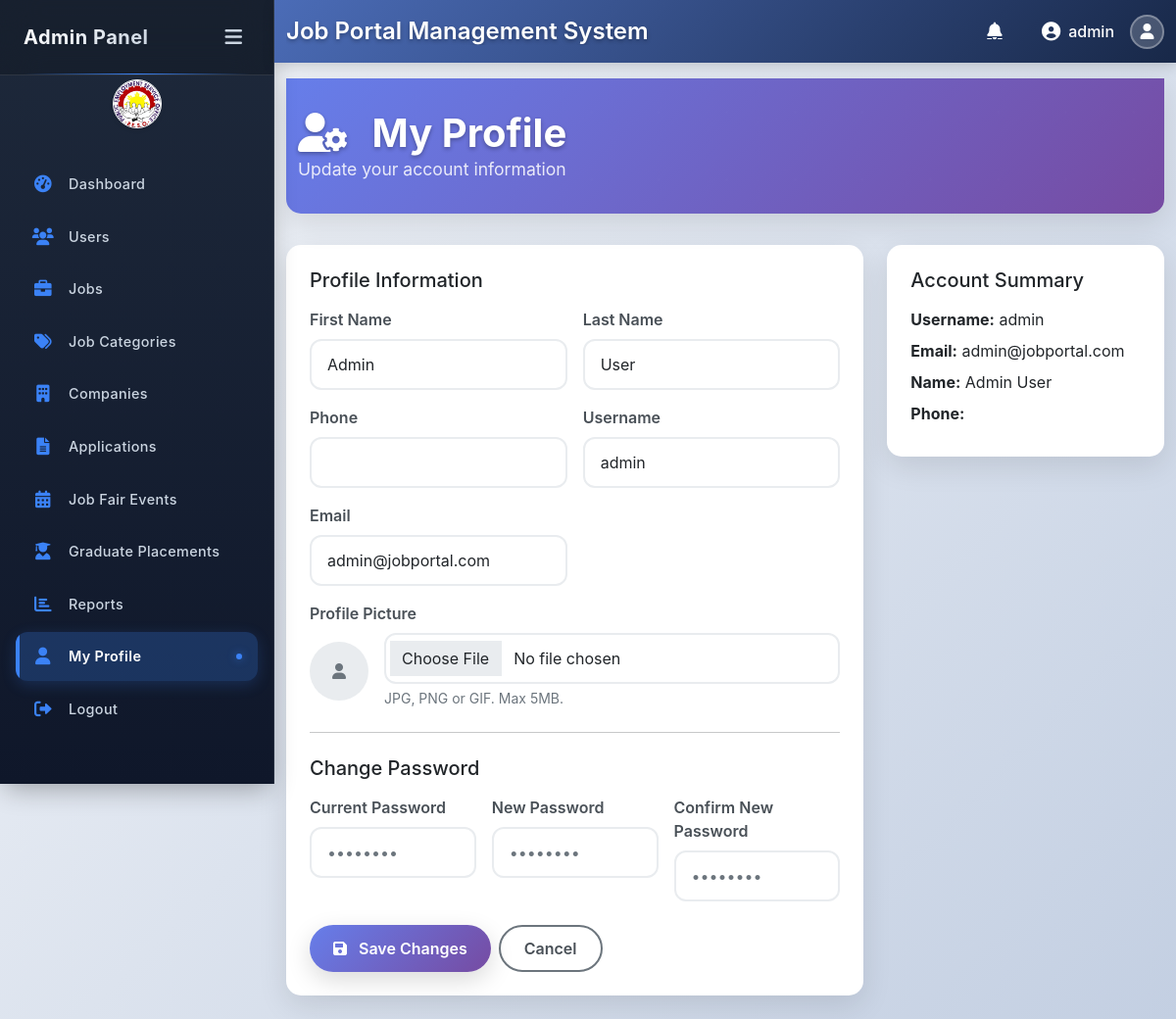
Screenshot of /admin/profile.php (signed in) with the database file from the repository.
### tables this page shows
CREATE TABLE user_profiles (
    profile_id INT PRIMARY KEY AUTO_INCREMENT,
    user_id INT,
    first_name VARCHAR(50),
    last_name VARCHAR(50),
    phone VARCHAR(20),
    address TEXT,
    profile_picture VARCHAR(255),
    bio TEXT,
    FOREIGN KEY (user_id) REFERENCES users(user_id) ON DELETE CASCADE
);

CREATE TABLE users (
    user_id INT PRIMARY KEY AUTO_INCREMENT,
    username VARCHAR(50) UNIQUE NOT NULL,
    password VARCHAR(255) NOT NULL,
    email VARCHAR(100) UNIQUE NOT NULL,
    role ENUM('admin', 'employer', 'jobseeker') NOT NULL,
    created_at TIMESTAMP DEFAULT CURRENT_TIMESTAMP,
    status ENUM('active', 'inactive') DEFAULT 'active'
);

### admin/profile.php (the view, shortened to what this page needs)
<?php
require_once '../config/database.php';
$userId = $_SESSION['user_id'];
try {
    $stmt = $conn->prepare("SELECT u.user_id, u.username, u.email, u.password, up.first_name, up.last_name, up.phone, up.profile_picture
                             FROM users u
                             LEFT JOIN user_profiles up ON u.user_id = up.user_id
                             WHERE u.user_id = ?");
    $stmt->execute([$userId]);
    $current = $stmt->fetch(PDO::FETCH_ASSOC);
} catch (Exception $e) {
    $error = 'Failed to load profile: ' . $e->getMessage();
}
?>
<!DOCTYPE html>
<html lang="en">
<head>
    <link href="https://cdn.jsdelivr.net/npm/bootstrap@5.1.3/dist/css/bootstrap.min.css" rel="stylesheet">
    <link href="https://cdnjs.cloudflare.com/ajax/libs/font-awesome/6.0.0/css/all.min.css" rel="stylesheet">
    <link href="https://cdnjs.cloudflare.com/ajax/libs/aos/2.3.4/aos.css" rel="stylesheet">
    <link href="../assets/css/sidebar.css" rel="stylesheet">
    <link href="assets/css/admin-modern.css" rel="stylesheet">
</head>
<body>
    <div class="sidebar">
        <div class="sidebar-header">
            <h3>Admin Panel</h3>
            <button class="toggle-btn">
                <i class="fas fa-bars"></i>
            </button>
        </div>
        <div class="text-center mb-2 mt-1">
            <img src="../assets/images/new Peso logo.jpg" alt="PESO Logo" class="rounded-circle" style="width: 50px; height: 50px; object-fit: cover; border: 1px solid #fff; box-shadow: 0 2px 4px rgba(0,0,0,0.1);">
        </div>
        <ul class="sidebar-menu">
            <li>
                <a href="dashboard.php">
                    <i class="fas fa-tachometer-alt"></i>
                    <span>Dashboard</span>
                </a>
            </li>
            <li>
                <a href="users.php">
                    <i class="fas fa-users"></i>
                    <span>Users</span>
                </a>
            </li>
            <li>
                <a href="jobs.php">
                    <i class="fas fa-briefcase"></i>
                    <span>Jobs</span>
                </a>
            </li>
            <li>
                <a href="categories.php">
                    <i class="fas fa-tags"></i>
                    <span>Job Categories</span>
                </a>
            </li>
            <li>
                <a href="companies.php">
                    <i class="fas fa-building"></i>
                    <span>Companies</span>
                </a>
            </li>
            <li>
                <a href="applications.php">
                    <i class="fas fa-file-alt"></i>
                    <span>Applications</span>
                </a>
            </li>
            <li>
                <a href="job-fair-events.php">
                    <i class="fas fa-calendar-alt"></i>
                    <span>Job Fair Events</span>
                </a>
            </li>
            <li>
                <a href="placements.php">
                    <i class="fas fa-user-graduate"></i>
                    <span>Graduate Placements</span>
                </a>
            </li>
            <li>
                <a href="reports.php">
                    <i class="fas fa-chart-bar"></i>
                    <span>Reports</span>
                </a>
            </li>
            <li>
                <a href="profile.php" class="active">
                    <i class="fas fa-user"></i>
                    <span>My Profile</span>
                </a>
            </li>
            <li>
                <a href="../auth/logout.php">
                    <i class="fas fa-sign-out-alt"></i>
                    <span>Logout</span>
                </a>
            </li>
        </ul>
    </div>
    <div class="main-content page-transition">
        <?php include 'includes/header.php'; ?>
        <div class="container-fluid">
            <div class="page-header" data-aos="fade-down">
                <div class="container-fluid">
                    <div class="d-flex justify-content-between align-items-center position-relative">
                        <div>
                            <h1 class="page-title">
                                <i class="fas fa-user-cog me-3"></i>
                                My Profile
                            </h1>
                            <p class="page-subtitle">Update your account information</p>
                        </div>
                    </div>
                </div>
            </div>
            <div class="row">
                <div class="col-lg-8">
                    <div class="modern-card p-4 mb-4">
                        <h5 class="mb-3">Profile Information</h5>
                        <form method="post" enctype="multipart/form-data">
                            <div class="row g-3">
                                <div class="col-md-6">
                                    <label class="form-label-modern">First Name</label>
                                    <input type="text" name="first_name" class="form-control form-control-modern" value="<?php echo htmlspecialchars($current['first_name'] ?? ''); ?>">
                                </div>
                                <div class="col-md-6">
                                    <label class="form-label-modern">Last Name</label>
                                    <input type="text" name="last_name" class="form-control form-control-modern" value="<?php echo htmlspecialchars($current['last_name'] ?? ''); ?>">
                                </div>
                                <div class="col-md-6">
                                    <label class="form-label-modern">Phone</label>
                                    <input type="text" name="phone" class="form-control form-control-modern" value="<?php echo htmlspecialchars($current['phone'] ?? ''); ?>">
                                </div>
                                <div class="col-md-6">
                                    <label class="form-label-modern">Username</label>
                                    <input type="text" name="username" class="form-control form-control-modern" required value="<?php echo htmlspecialchars($current['username']); ?>">
                                </div>
                                <div class="col-md-6">
                                    <label class="form-label-modern">Email</label>
                                    <input type="email" name="email" class="form-control form-control-modern" required value="<?php echo htmlspecialchars($current['email']); ?>">
                                </div>
                                <div class="col-12">
                                    <label class="form-label-modern d-block">Profile Picture</label>
                                    <div class="d-flex align-items-center gap-3">
                                        <div>
                                            <?php if (!empty($current['profile_picture'])): ?>
                                                <img src="../<?php echo htmlspecialchars($current['profile_picture']); ?>" alt="Profile Picture" style="width:60px;height:60px;border-radius:50%;object-fit:cover;border:2px solid #e9ecef;">
                                            <?php else: ?>
                                                <div style="width:60px;height:60px;border-radius:50%;background:#e9ecef;display:flex;align-items:center;justify-content:center;color:#6c757d;">
                                                    <i class="fas fa-user"></i>
                                                </div>
                                            <?php endif; ?>
                                        </div>
                                        <div class="flex-grow-1">
                                            <input type="file" name="profile_picture" accept="image/*" class="form-control form-control-modern">
                                            <div class="form-text">JPG, PNG or GIF. Max 5MB.</div>
                                        </div>
                                    </div>
                                </div>
                            </div>
                            <hr class="my-4">
                            <h5 class="mb-3">Change Password</h5>
                            <div class="row g-3">
                                <div class="col-md-4">
                                    <label class="form-label-modern">Current Password</label>
                                    <input type="password" name="current_password" class="form-control form-control-modern" autocomplete="current-password" placeholder="••••••••">
                                </div>
                                <div class="col-md-4">
                                    <label class="form-label-modern">New Password</label>
                                    <input type="password" name="new_password" class="form-control form-control-modern" autocomplete="new-password" placeholder="••••••••">
                                </div>
                                <div class="col-md-4">
                                    <label class="form-label-modern">Confirm New Password</label>
                                    <input type="password" name="confirm_password" class="form-control form-control-modern" autocomplete="new-password" placeholder="••••••••">
                                </div>
                            </div>
                            <div class="mt-4 d-flex gap-2">
                                <button type="submit" class="btn btn-modern btn-modern-primary">
                                    <i class="fas fa-save me-2"></i> Save Changes
                                </button>
                                <a href="dashboard.php" class="btn btn-outline-secondary">
                                    Cancel
                                </a>
                            </div>
                        </form>
                    </div>
                </div>
                <div class="col-lg-4">
                    <div class="modern-card p-4">
                        <h5 class="mb-3">Account Summary</h5>
                        <ul class="list-unstyled mb-0">
                            <li class="mb-2"><strong>Username:</strong> <?php echo htmlspecialchars($current['username']); ?></li>
                            <li class="mb-2"><strong>Email:</strong> <?php echo htmlspecialchars($current['email']); ?></li>
                            <li class="mb-2"><strong>Name:</strong> <?php echo htmlspecialchars(($current['first_name'] ?? '') . ' ' . ($current['last_name'] ?? '')); ?></li>
                            <li class="mb-2"><strong>Phone:</strong> <?php echo htmlspecialchars($current['phone'] ?? ''); ?></li>
                        </ul>
                    </div>
                </div>
            </div>
        </div>
    </div>
</body>
</html>

### admin/includes/header.php (shortened to what this page needs)
<?php
require_once __DIR__ . '/../../config/database.php';
$user_id = $_SESSION['user_id'];
$stmt = $conn->prepare("SELECT u.username, up.first_name, up.last_name, up.profile_picture
                       FROM users u
                       LEFT JOIN user_profiles up ON u.user_id = up.user_id
                       WHERE u.user_id = ?");
$stmt->execute([$user_id]);
$user_details = $stmt->fetch(PDO::FETCH_ASSOC);
$display_name = htmlspecialchars($user_details['username']);
$profile_picture_url = null;
?>
<div class="admin-header">
    <div class="container-fluid">
        <div class="row align-items-center">
            <div class="col-12">
                <div class="d-flex justify-content-between align-items-center">
                    <div class="system-title">
                        <h1 class="mb-0">Job Portal Management System</h1>
                    </div>
                    <div class="header-right-section d-flex align-items-center">
                        <div class="notification-container me-3 position-relative">
                            <button class="notification-btn btn btn-link text-white position-relative" id="notificationBtn" type="button" title="Notifications">
                                <i class="fas fa-bell"></i>
                            </button>
                        </div>
                        <div class="user-info text-white me-2">
                            <i class="fas fa-user-circle"></i>
                            <span class="ms-2 username-label"><?php echo $display_name; ?></span>
                        </div>
                        <a href="profile.php" class="d-flex align-items-center text-decoration-none" title="My Profile">
                            <?php if ($profile_picture_url): ?>
                                <img src="../<?php echo htmlspecialchars($profile_picture_url); ?>?v=<?php echo isset($profile_picture_mtime) ? (int)$profile_picture_mtime : time(); ?>"
                                     alt="Profile Picture" class="profile-picture-header">
                            <?php else: ?>
                                <div class="profile-picture-placeholder"><i class="fas fa-user"></i></div>
                            <?php endif; ?>
                        </a>
                    </div>
                </div>
            </div>
        </div>
    </div>
</div>

### rows the page displays
user_profiles: user.username "admin", first_name "Admin", last_name "User", username "admin", email "admin@jobportal.com", user.email "admin@jobportal.com", first_name+last_name "Admin User"
